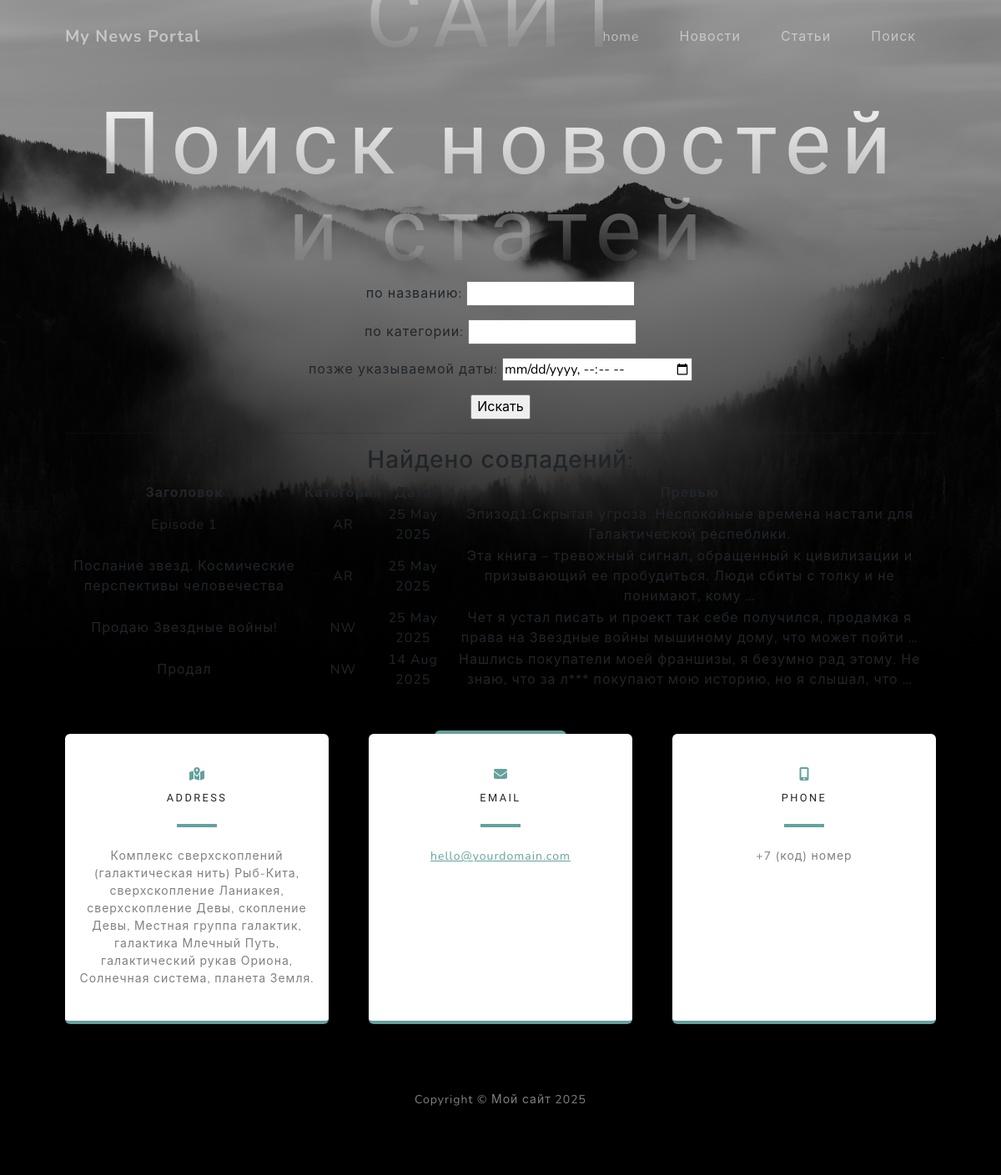
Page /news/search/ on the earlier database version.
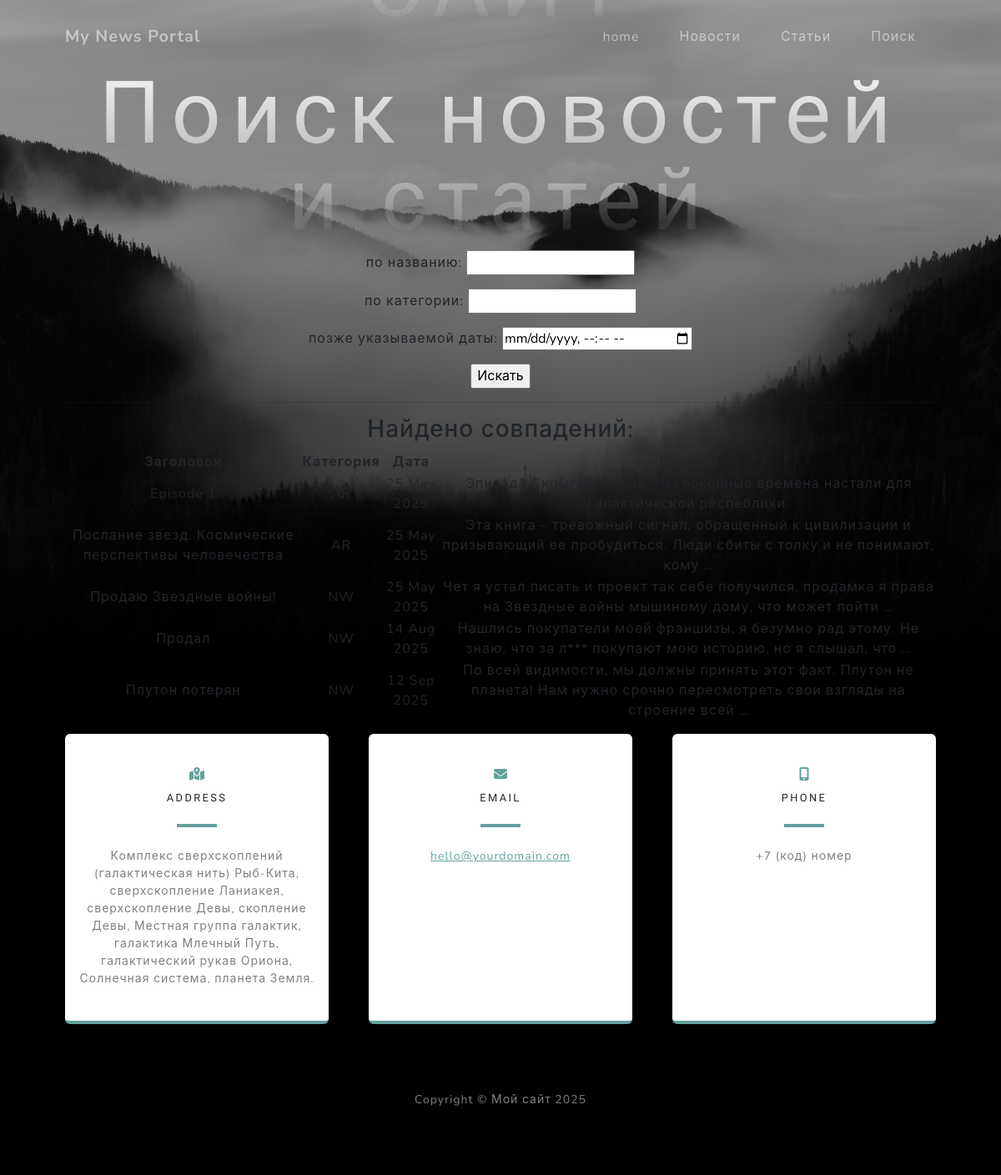
Same page on the later database version.
### My_News_Portal/models.py (models this page shows, shortened)
class Post(models.Model):
    author = models.ForeignKey(Author, on_delete=models.CASCADE)
    NEWS = 'NW'
    ARTICLE = 'AR'
    CATEGORY = (
        (NEWS, 'Новость'),
        (ARTICLE, 'Статья'),
    )
    categoryType = models.CharField(max_length=2, choices=CATEGORY, default=NEWS)
    dateCreation = models.DateTimeField(auto_now_add=True)
    postCategory = models.ManyToManyField(Category, through='PostCategory')
    title = models.CharField(max_length=255)
    text = models.TextField()
    rating = models.IntegerField(default=0)

### My_News_Portal/views.py (the view)
# urls.py: path('news/search/', PostSearchList.as_view(), name='post_search'),
class PostSearchList(ListView):
    template_name = "search.html"
    context_object_name = "posts"
    paginate_by = 10
    def get_queryset(self):
        queryset = Post.objects.all()
        self.filterset = PostFilter(self.request.GET, queryset=queryset)
        return self.filterset.qs
    def get_context_data(self, **kwargs):
        context = super().get_context_data(**kwargs)
        context['filterset'] = self.filterset
        return context

### My_News_Portal/templatetags/custom_filters.py (called while the page is built)
@register.filter(name="censor")
def censor(value):
    if not isinstance(value, str):
        return value
    result = value
    for word in BAD_WORDS:
        pattern = re.compile(re.escape(word), re.IGNORECASE)
        replacement = word[0] + "*" * (len(word) - 1)
        result = pattern.sub(replacement, result)
    return result

### templates/search.html (shortened to what this page needs)
{% extends 'flatpages/default.html' %}
{% load custom_filters %}
{% load custom_tags %}
{% block content %}
    <h1>Поиск новостей и статей</h1>
    <form method="get" action="">
        {{ filterset.form.as_p }}
        <input type="submit" value="Искать" />
    </form>
    <hr>
    {% if posts %}
        <h3>Найдено совпадений: {{ posts.paginator.count }}</h3>
        <table>
            <thead>
                <tr>
                    <th>Заголовок</th>
                    <th>Категория</th>
                    <th>Дата</th>
                    <th>Превью</th>
                </tr>
            </thead>
            <tbody>
                {% for post in posts %}
                <tr>
                    <td>{{ post.title|censor }}</td>
                    <td>{{ post.categoryType }}</td>
                    <td>{{ post.dateCreation|date:"d M Y" }}</td>
                    <td>{{ post.text|truncatewords:20|censor }}</td>
                </tr>
                {% endfor %}
            </tbody>
        </table>
    {% else %}
        <h2>Совпадений не найдено</h2>
    {% endif %}
{% endblock content %}

### templates/flatpages/default.html (shortened to what this page needs)
<!DOCTYPE html>
<html lang="en">
    <head>
        {% load static %}
        <link href="{% static 'css/styles.css' %}" rel="stylesheet" />
    </head>
    <body id="page-top">
        <nav class="navbar navbar-expand-lg navbar-light fixed-top" id="mainNav">
            <div class="container px-4 px-lg-5">
                <a class="navbar-brand" href="">My News Portal</a>
                <div class="collapse navbar-collapse" id="navbarResponsive">
                    <ul class="navbar-nav ms-auto">
                        <li class="nav-item active"><a class="nav-link" href="">home<span class="sr-only">(current)</span></a></li>
                        <li class="nav-item"><a class="nav-link" href="/news/">Новости</a></li>
                        <li class="nav-item"><a class="nav-link" href="/articles/">Статьи</a></li>
                        <li class="nav-item"><a class="nav-link" href="/news/search/">Поиск</a></li>
                    </ul>
                </div>
            </div>
        </nav>
        <header class="masthead">
            <div class="container px-4 px-lg-5 d-flex h-100 align-items-center justify-content-center">
                <div class="d-flex justify-content-center">
                    <div class="text-center">
                        <h1 class="mx-auto my-0 text-uppercase">Новостной сайт</h1>
                        <h2 class="text-white-50 mx-auto mt-2 mb-5">
                            {% block content %}{% endblock content %}</h2>
                        <br>
                        <br>
                        <a class="btn btn-primary" href="/news/">Вернуться</a>
                    </div>
                </div>
            </div>
        </header>
        <section class="contact-section bg-black">
            <div class="container px-4 px-lg-5">
                <div class="row gx-4 gx-lg-5">
                    <div class="col-md-4 mb-3 mb-md-0">
                        <div class="card py-4 h-100">
                            <div class="card-body text-center">
                                <i class="fas fa-map-marked-alt text-primary mb-2"></i>
                                <h4 class="text-uppercase m-0">Address</h4>
                                <hr class="my-4 mx-auto" />
                                <div class="small text-black-50">Комплекс сверхскоплений (галактическая нить) Рыб-Кита,
                                    сверхскопление Ланиакея, сверхскопление Девы, скопление Девы, Местная группа галактик,
                                    галактика Млечный Путь, галактический рукав Ориона, Солнечная система, планета Земля.</div>
                            </div>
                        </div>
                    </div>
                    <div class="col-md-4 mb-3 mb-md-0">
                        <div class="card py-4 h-100">
                            <div class="card-body text-center">
                                <i class="fas fa-envelope text-primary mb-2"></i>
                                <h4 class="text-uppercase m-0">Email</h4>
                                <hr class="my-4 mx-auto" />
                                <div class="small text-black-50"><a href="#!">hello@yourdomain.com</a></div>
                            </div>
                        </div>
                    </div>
                    <div class="col-md-4 mb-3 mb-md-0">
                        <div class="card py-4 h-100">
                            <div class="card-body text-center">
                                <i class="fas fa-mobile-alt text-primary mb-2"></i>
                                <h4 class="text-uppercase m-0">Phone</h4>
                                <hr class="my-4 mx-auto" />
                                <div class="small text-black-50">+7 (код) номер</div>
                            </div>
                        </div>
                    </div>
                </div>
            </div>
        </section>
        <footer class="footer bg-black small text-center text-white-50"><div class="container px-4 px-lg-5">Copyright &copy; Мой сайт 2025</div></footer>
    </body>
</html>

Differences in the rows shown:
added Post: title|censor "Плутон потерян", categoryType "NW", dateCreation "12 Sep 2025", text|censor "По всей видимости, мы должны принять этот факт. Плутон не планета! Нам нужно срочно пересмотреть свои взгляды на строение всей …"
